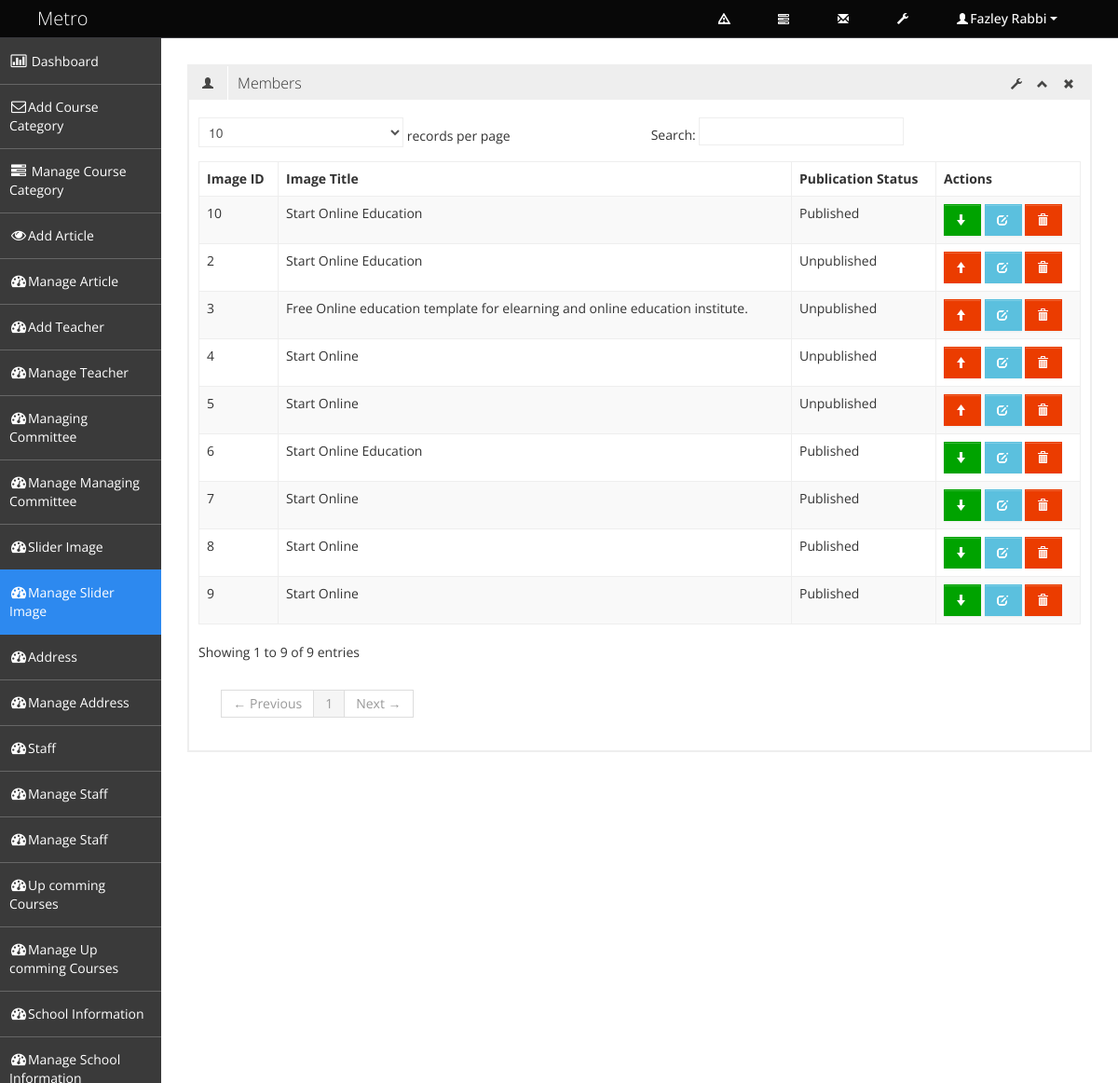
/admin/manage_slider_image.php (signed in), run on the app's committed database.
### tables this page shows
CREATE TABLE IF NOT EXISTS `tbl_slider_image` (
  `image_id` int(11) NOT NULL AUTO_INCREMENT,
  `image_title` varchar(300) NOT NULL,
  `slider_image` text NOT NULL,
  `publication_status` tinyint(1) NOT NULL,
  PRIMARY KEY (`image_id`)
);

### admin/manage_slider_image.php (called while the page is built, shortened)
<?php
include './admin_master.php';

### classes/super_admin.php (called while the page is built, shortened)
<?php
class Super_admin {
    protected $db_connect;
    public function __construct() {
        $host_name = 'localhost';
        $user_name = 'root';
        $password = 'wamp';
        $db_name = 'db_school_manage_system';
        $this->db_connect = mysqli_connect($host_name, $user_name, $password, $db_name);
    }
    public function select_all_slider_image() {
        $sql = "SELECT * FROM tbl_slider_image";
        if (mysqli_query($this->db_connect, $sql)) {
            $query_result = mysqli_query($this->db_connect, $sql);
            return $query_result;
        } else {
            die('Query Problem' . mysqli_error($this->db_connect));
        }
    }
}

### admin/pages/manage_slider_image_content.php (the view, shortened to what this page needs)
<?php
$query_result = $obj_sup_admin->select_all_slider_image();
?>
<div class="row-fluid sortable">
    <div class="box span12">
        <div class="box-header" data-original-title>
            <h2><i class="halflings-icon user"></i><span class="break"></span>Members</h2>
            <div class="box-icon">
                <a href="#" class="btn-setting"><i class="halflings-icon wrench"></i></a>
                <a href="#" class="btn-minimize"><i class="halflings-icon chevron-up"></i></a>
                <a href="#" class="btn-close"><i class="halflings-icon remove"></i></a>
            </div>
        </div>
        <div class="box-content">
            <table class="table table-striped table-bordered bootstrap-datatable datatable">
                <thead>
                    <tr>
                        <th>Image ID</th>
                        <th>Image Title</th>
                        <th>Publication Status</th>
                        <th>Actions</th>
                    </tr>
                </thead>
                <tbody>
                    <?php while ($slider_image_info = mysqli_fetch_assoc($query_result)) { ?>
                        <tr>
                            <td><?php echo $slider_image_info['image_id']; ?></td>
                            <td class="center"><?php echo $slider_image_info['image_title']; ?></td>
                            <td class="center">
                                <?php
                                if ($slider_image_info['publication_status'] == 1) {
                                    echo 'Published';
                                } else {
                                    echo 'Unpublished';
                                }
                                ?>
                            </td>
                            <td class="center">
                                <?php if ($slider_image_info['publication_status'] == 1) { ?>
                                    <a class="btn btn-success" href="?status=unpublished&&id=<?php echo $slider_image_info['image_id']; ?>" title="Unpublished">
                                        <i class="halflings-icon white arrow-down"></i>
                                    </a>
                                <?php } else { ?>
                                    <a class="btn btn-danger" href="?status=published&&id=<?php echo $slider_image_info['image_id']; ?>" title="Published">
                                        <i class="halflings-icon white arrow-up"></i>
                                    </a>
                                <?php } ?>
                                <a class="btn btn-info" href="edit_slider_image.php?id=<?php echo $slider_image_info['image_id']; ?>" title="Edit">
                                    <i class="halflings-icon white edit"></i>
                                </a>
                                <a class="btn btn-danger" href="?status=delete&&id=<?php echo $slider_image_info['image_id']; ?>" title="Delete" onclick="return check_delete_info();">
                                    <i class="halflings-icon white trash"></i>
                                </a>
                            </td>
                        </tr>
                    <?php } ?>
                </tbody>
            </table>
        </div>
    </div>
</div>

### assets/admin_assets/css/style.css (style rules this page uses)
body { background: #F5F5F5; color: #333; border: none; font-family: 'Open Sans', sans-serif; font-weight: 400; }
h2 { font-size: 16px; line-height: 16px; }
.box { border: 2px solid #eee; background: #fff !important; margin-bottom: 28px; }
.box-header { height: 16px; font-size: 16px; line-height: 16px; padding: 10px; background: #eee; -webkit-box-shadow: none; -moz-box-shadow: none; box-shadow: none; overflow: hidden; }
.box-header h2 { float:left; margin-top: 0px; font-weight: 300; }
.box-header h2 i { margin: 0px 3px 0px 4px; opacity: .8; filter: alpha(opacity=80); -ms-filter:"progid:DXImageTransform.Microsoft.Alpha(Opacity=80)"; }
.box-header .box-icon { float:right; margin-top: 1px; }
.box-header .box-icon i { -webkit-transition: all 0.1s ease-in-out; -moz-transition: all 0.1s ease-in-out; -o-transition: all 0.1s ease-in-out; -ms-transition: all 0.1s ease-in-out; transition: all 0.1s ease-in-out; opacity: .8; filter: alpha(opacity=80); -ms-filter:"progid:DXImageTransform.Microsoft.Alpha(Opacity=80)"; }
.box-header .box-icon a { margin: 0px 5px; }
.box-content { position: relative; z-index: 50; margin-top: -1px; padding: 10px; background: #fff !important; }
.btn { display: inline-block; padding: 6px 12px; margin-bottom: 0; font-size: 14px; font-weight: 500; line-height: 20px; text-align: center; white-space: nowrap; vertical-align: middle; cursor: pointer; border: 1px solid #a7a9aa; -webkit-border-radius: 0px !important; border-radius: 0px !important; }
.btn i { margin-top: 2px; }
.btn { color: #ffffff; background-color: #a7a9aa; border-color: #a7a9aa; background-image: none; filter: none; text-shadow: none; }
.btn-danger { background-color: #EB3C00; border-color: #EB3C00; }
.btn-success { background-color: #00A300; border-color: #00A300; }
.btn-info { background-color: #5bc0de; border-color: #5bc0de; }
.table th, .table td { border-top: 1px solid #eee; }
.table-bordered { border-color: #eee; -webkit-border-radius: 0px !important; -moz-border-radius: 0px !important; border-radius: 0px !important; }
.table-bordered th, .table-bordered td { border-left: 1px solid #eee; }
.table-bordered thead:first-child tr:first-child > th:first-child, .table-bordered tbody:first-child tr:first-child > td:first-child, .table-bordered tbody:first-child tr:first-child > th:first-child { -webkit-border-radius: 0px !important; -moz-border-radius: 0px !important; border-radius: 0px !important; }
.table-bordered thead:first-child tr:first-child > th:last-child, .table-bordered tbody:first-child tr:first-child > td:last-child, .table-bordered tbody:first-child tr:first-child > th:last-child { -webkit-border-radius: 0px !important; -moz-border-radius: 0px !important; border-radius: 0px !important; }
.table-bordered thead:last-child tr:last-child > th:first-child, .table-bordered tbody:last-child tr:last-child > td:first-child, .table-bordered tbody:last-child tr:last-child > th:first-child, .table-bordered tfoot:last-child tr:last-child > td:first-child, .table-bordered tfoot:last-child tr:last-child > th:first-child { -webkit-border-radius: 0px !important; -moz-border-radius: 0px !important; border-radius: 0px !important; }
.table-bordered thead:last-child tr:last-child > th:last-child, .table-bordered tbody:last-child tr:last-child > td:last-child, .table-bordered tbody:last-child tr:last-child > th:last-child, .table-bordered tfoot:last-child tr:last-child > td:last-child, .table-bordered tfoot:last-child tr:last-child > th:last-child { -webkit-border-radius: 0px !important; -moz-border-radius: 0px !important; border-radius: 0px !important; }

### data on the page
tbl_slider_image: image_id "2", image_title "Start Online Education", publication_status "Unpublished"
tbl_slider_image: image_id "3", image_title "Free Online education template for elearning and online education institute.", publication_status "Unpublished"
tbl_slider_image: image_id "4", image_title "Start Online", publication_status "Unpublished"
tbl_slider_image: image_id "5", image_title "Start Online", publication_status "Unpublished"
tbl_slider_image: image_id "6", image_title "Start Online Education", publication_status "Published"
tbl_slider_image: image_id "7", image_title "Start Online", publication_status "Published"
tbl_slider_image: image_id "8", image_title "Start Online", publication_status "Published"
tbl_slider_image: image_id "9", image_title "Start Online", publication_status "Published"
tbl_slider_image: image_id "10", image_title "Start Online Education", publication_status "Published"

### other printed values
$_SESSION['admin_name'] "Fazley Rabbi"
